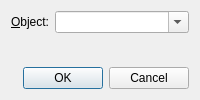
<?xml version="1.0" encoding="UTF-8"?>
<ui version="4.0">
 <class>AddToLineupDialog</class>
 <widget class="QDialog" name="AddToLineupDialog">
  <property name="windowTitle">
   <string>Add To Lineup</string>
  </property>
  <layout class="QVBoxLayout" name="verticalLayout">
   <item>
    <layout class="QFormLayout" name="formLayout">
     <item row="0" column="0">
      <widget class="QLabel" name="objectLabel">
       <property name="text">
        <string>&amp;Object:</string>
       </property>
       <property name="buddy">
        <cstring>objectComboBox</cstring>
       </property>
      </widget>
     </item>
     <item row="0" column="1">
      <widget class="QComboBox" name="objectComboBox">
       <property name="editable">
        <bool>true</bool>
       </property>
      </widget>
     </item>
    </layout>
   </item>
   <item>
    <widget class="QDialogButtonBox" name="buttonBox">
     <property name="standardButtons">
      <set>QDialogButtonBox::Cancel|QDialogButtonBox::Ok</set>
     </property>
    </widget>
   </item>
  </layout>
 </widget>
 <resources/>
 <connections/>
</ui>
